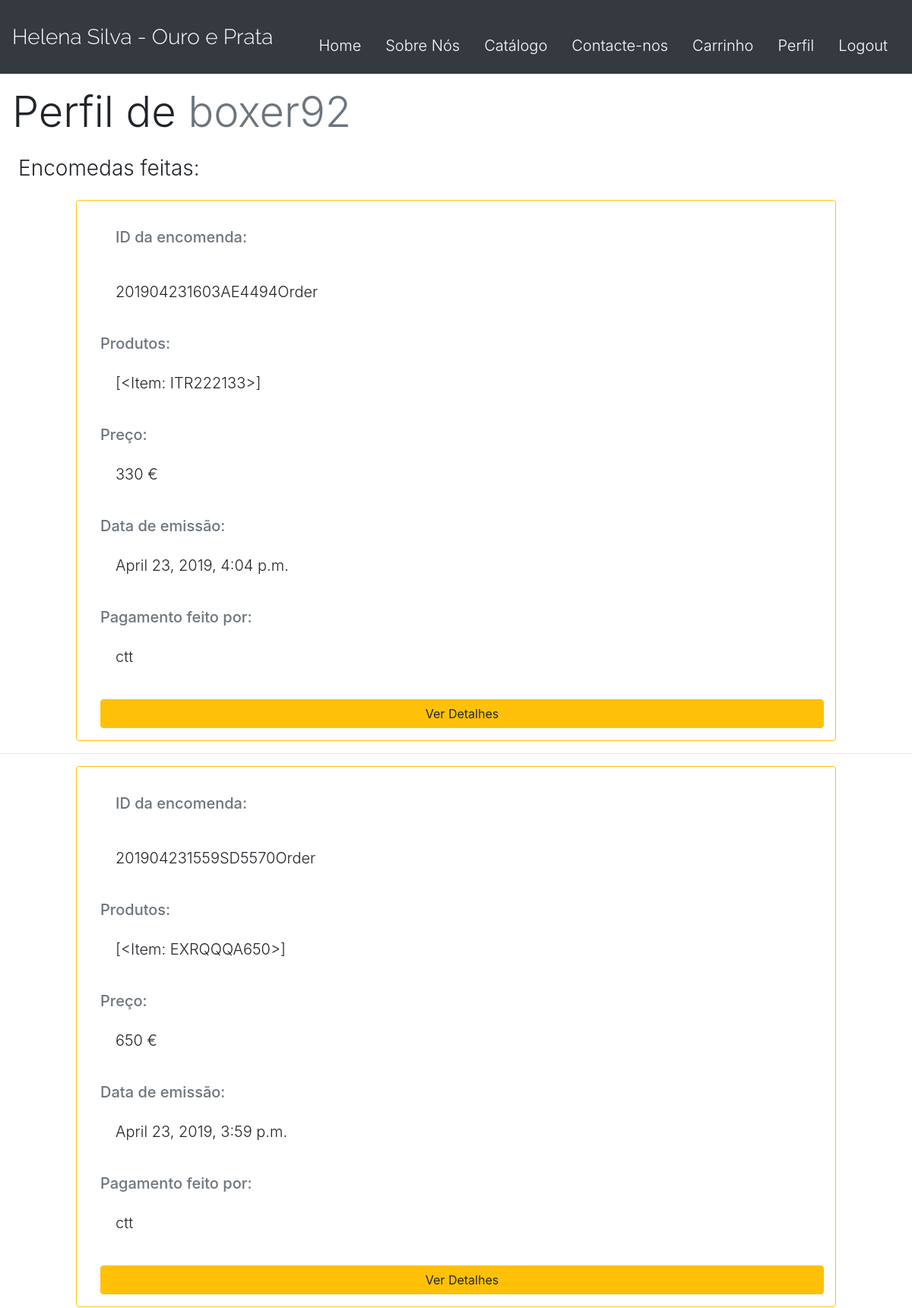
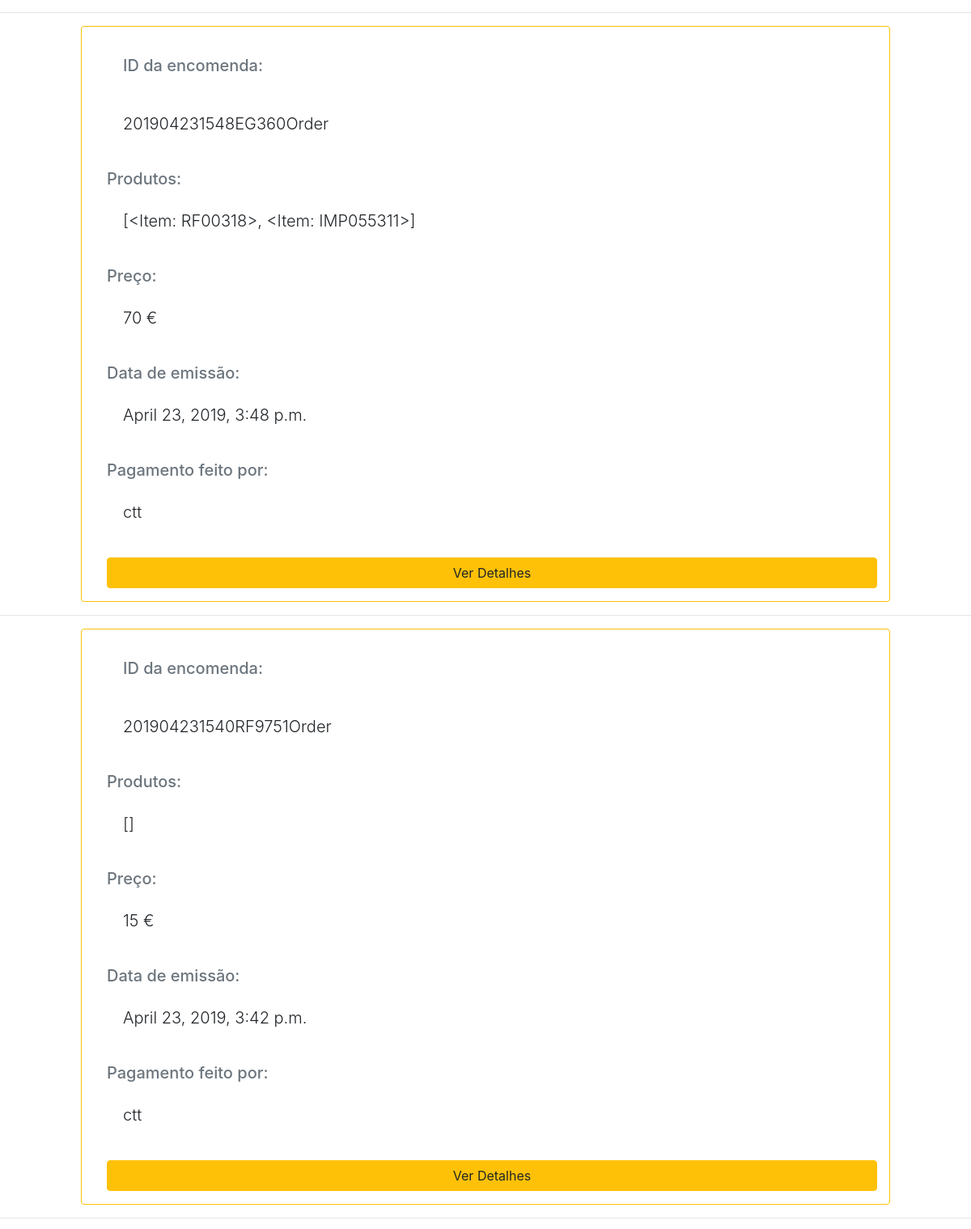
/profile/ (signed in, upper part), run on the app's committed database (2 pictures, top to bottom).
### payments/models.py (models this page shows, shortened)
class Order(models.Model):
	ORDERED_THROUGH = (
		('online', 'Online'),
		('ctt', 'CTT')
		)
	DISTRITO = (
		('Aveiro', 'Aveiro'),
		('Beja', 'Beja'),
		('Braga', 'Braga'),
		('Bragança', 'Bragança'),
		('Castelo Branco', 'Castelo Branco'),
		('Coimbra', 'Coimbra'),
		('Évora', 'Évora'),
		('Faro', 'Faro'),
		('Guarda', 'Guarda'),
		('Leiria', 'Leiria'),
		('Lisboa', 'Lisboa'),
		('Portalegre', 'Portalegre'),
		('Porto', 'Porto'),
		('Santarém', 'Santarém'),
		('Setúbal', 'Setúbal'),
		('Viana do Castelo', 'Viana do Castelo'),
		('Vila Real', 'Vila Real'),
		('Viseu', 'Viseu'),
		('Ilha da Madeira', 'Ilha da Madeira'),
		('Ilha de Porto Santo', 'Ilha de Porto Santo'),
		('Ilha de Santa Maria', 'Ilha de Santa Maria'),
		('Ilha de São Miguel', 'Ilha de São Miguel'),
		('Ilha Terceira', 'Ilha Terceira'),
		('Ilha da Graciosa', 'Ilha da Graciosa'),
		('Ilha de São Jorge', 'Ilha de São Jorge'),
		('Ilha do Pico', 'Ilha do Pico'),
		('Ilha do Faial', 'Ilha do Faial'),
		('Ilha das Flores', 'Ilha das Flores'),
		('Ilha do Corvo', 'Ilha do Corvo'),
		)
	order_id = models.CharField(max_length=100, null=False, default='Code_order')
	nome_completo = models.CharField(max_length=150, null=False)
	email = models.EmailField(default='')
	rua = models.CharField(max_length=300, null=False, default = '')
	numero = models.IntegerField(blank=True, null=True, default=0)
	andar = models.CharField(max_length=3 , null=True, default='0')
	localidade = models.CharField(max_length=60, null=False, default = '')
	distrito = models.CharField(choices=DISTRITO, max_length=30, null=False, default = '')
	morada = models.IntegerField(blank=True, null=True, default=0)
	codigo_postal_1 = models.CharField(max_length=4, blank=True, null=True, default='') #raise an error if codigo_postal != intenger
	codigo_postal_2 = models.CharField(max_length=3, blank=True, null=True, default='')
	user = models.ForeignKey(User, null=True, blank=True, on_delete=models.SET_NULL)
	cart = models.ForeignKey(Cart, null=True, on_delete=models.SET_NULL)
	items = models.CharField(max_length=500, null=False, default='') #, on_delete=models.SET_NULL)  #add items to the order, so we know what was being ordered
	total = models.IntegerField(blank=True, null=True)
	is_ordered = models.BooleanField(default=False)
	ordered_through = models.CharField(choices=ORDERED_THROUGH, max_length=10, null=False, default = '')
	timestamp = models.DateTimeField(auto_now_add=True)
	slug = models.SlugField(max_length=100, default='')

### payments/views.py (the view)
# urls.py: path('profile/', payment_views.ProfileView , name='profile'),
def ProfileView(request):
    user = request.user
    if not user.is_authenticated:
        return redirect('login')
    else:
        order = Order.objects.all().filter(user=user)[0:].order_by('-timestamp')
        context = {
	        'user':user,
            'order':order,
        }
        template = 'payments/profile.html'
        return render(request, template, context)

### payments/templates/payments/profile.html (shortened to what this page needs)
{% extends 'catalog/navbar.html'%}
{% load static %}
{% load crispy_forms_tags %}
{% block content %}
<span class="ml-3">
    <h2 class='display-4 mb-4 ml-3 mt-3'>Perfil de <span class='display-4 text-muted'>{{user.username}}</span> </h2>
    <h3 class='display-5 font-weight-light ml-4 mt-3 mb-4'> Encomedas feitas: </h3>
    {% for o in order %}
    	{% if o.is_ordered == True and o.total > 0 %}
    		<div class='col-lg-10 col-sm-10 offset-lg-1 offset-sm-1 card border-warning'>
        		<span class=' card-body text-muted h5 ml-3 mt-3'> ID da encomenda: </span>
        		<span class='card-body font-weight-light h5 ml-3'> {{o.order_id}} </span>
        		<span class='text-muted h5 ml-3 mt-3'> Produtos: </span>
        		<span class='card-body font-weight-light h5 ml-3'> {{o.items}} </span>
        		<span class='text-muted h5 ml-3 mt-3'> Preço: </span>
        		<span class='card-body font-weight-light h5 ml-3'> {{o.total}} €</span>
        		<span class='text-muted h5 ml-3 mt-3'> Data de emissão: </span>
        		<span class='card-body font-weight-light h5 ml-3'> {{o.timestamp}} </span>
        		<span class='text-muted h5 ml-3 mt-3'> Pagamento feito por: </span>
        		<span class='card-body font-weight-light h5 ml-3'> {{o.ordered_through}} </span>
        		<a class='ml-3 mt-3 mb-3 btn btn-warning' href="{% url 'profile_orders' slug=o.slug %}"> Ver Detalhes </a>
    		</div>
    		<hr>
    	{% endif%}
    {% endfor %}
</span>
{% endblock content%}

### catalog/static/catalog/main.css (style rules this page uses)
a { font-color: yellow; }

### data on the page
Order: order_id "201904231603AE4494Order", items "[<Item: ITR222133>]", total "330", timestamp "April 23, 2019, 4:04 p.m.", ordered_through "ctt"
Order: order_id "201904231559SD5570Order", items "[<Item: EXRQQQA650>]", total "650", timestamp "April 23, 2019, 3:59 p.m.", ordered_through "ctt"
Order: order_id "201904231548EG360Order", items "[<Item: RF00318>, <Item: IMP055311>]", total "70", timestamp "April 23, 2019, 3:48 p.m.", ordered_through "ctt"
Order: order_id "201904231540RF9751Order", items "[]", total "15", timestamp "April 23, 2019, 3:42 p.m.", ordered_through "ctt"

### other printed values
{{ user.username }} "boxer92"
